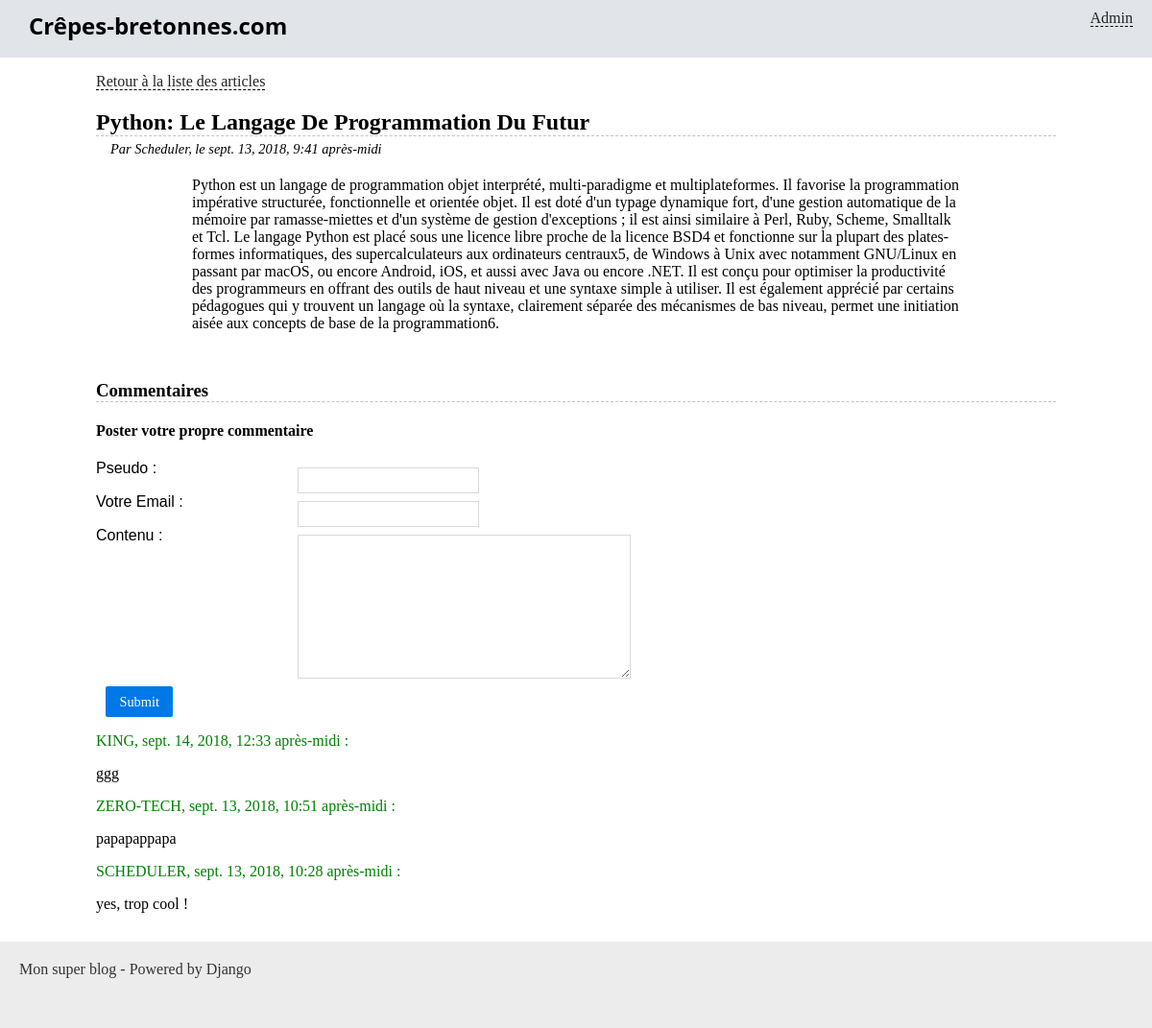
The page /blog/python-le-langage-de-programmation-du-futur on the database its author committed.
### blog/models.py (models this page shows, shortened)
class Article(models.Model):
    titre = models.CharField(max_length=100)
    slug = models.SlugField()
    auteur = models.CharField(max_length=42)
    contenu = models.TextField(null=True)
    date = models.DateTimeField(verbose_name="Date de parution",
                                auto_now_add=True, auto_now=False)
    is_visible = models.BooleanField(verbose_name="Article publié ?",
                                     default=False)
    categorie = models.ForeignKey('Categorie',on_delete=models.CASCADE)
    nbr_comment = models.IntegerField(default=0)
    class Meta:
        verbose_name = "< Article >"
        verbose_name_plural = "< Articles >"

class Comment(models.Model):
    pseudo = models.CharField(max_length=25)
    email = models.EmailField("Votre Email",null=True)
    contenu = models.TextField()
    date = models.DateTimeField(verbose_name="Date de commentaire",default=timezone.now)
    article = models.ForeignKey('Article',on_delete=models.CASCADE)
    class Meta:
        verbose_name = "< Commentaire >"
        verbose_name_plural = "< Commentaires >"

### blog/views.py (the view)
# urls.py: url(r'^(?P<slug>.+)$', views.lire_article, name='blog_lire'),
def lire_article(request, slug):
    article = get_object_or_404(Article, slug=slug)
    """ Recupération de tous les commentaires d'un article """
    commentaires = Comment.objects.filter(article=article).order_by('-date')
    form = CommentForm()
    return render(request, 'blog/lire_article.html',locals())

### blog/forms.py
class CommentForm(forms.ModelForm):
    class Meta:
        model = Comment
        fields = ('pseudo','email','contenu')

### blog/templates/blog/lire_article.html (shortened to what this page needs)
{% extends "blog/base.html" %}
{% block content %}
	<p>
		<a href="{% url 'accueil' %}">Retour à la liste des articles</a>
	</p>
	<h2 class="titre-article">{{ article.titre|title }}</h2>
	<p class="infos-article">Par {{ article.auteur }}, le {{ article.date }}</p>
	<div class="contenu-article">
		{{ article.contenu|safe }}
	</div>
	<h3 class="titre-comments">Commentaires</h3>
	<h4>Poster votre propre commentaire</h4>
	<form method="post" action="{% url 'creer_comment' id=article.id %}" class="pure-form">
    	{{ form.as_p }}
		<p style="text-align:center">
			<input class="pure-button pure-button-primary" type="submit" />
		</p>
	</form>
	<div class="commentaire">
		{% for comment in commentaires %}
			<p style="color:green">{{comment.pseudo|upper}}, {{comment.date}} :</p>
			<p >{{ comment.contenu|safe }}</p>
			{% empty %}
			<p>Aucun commentaire(s) pour cet article pour le moment !</p>
		{% endfor %}
	</div>
{% endblock %}

### blog/static/blog/styles.css (style rules this page uses)
* { box-sizing: border-box; }
body { margin: 0; padding: 0; }
a { color: #222; border-bottom: 1px dashed #000; text-decoration: none; }
form label { display: block; float: left; font-weight: lighter; width: 200px; text-align: justify; font-family: Arvo, Arial; }
form input, form select, form textarea { border: 1px solid #d9d9d9; color: #343434; float: left; margin: 8px 10px 0px 10px; padding: 5px; }
form textarea { height: 150px; }
form p { clear: both; }
.titre-article, .titre-comments { border-bottom: 1px dashed #c3c3c3; margin-bottom: 0; }
.infos-article { margin: 5px 0 0 15px; font-style: italic; font-size: 0.9em; }
.titre-comments { margin-top: 50px; }
.contenu-article { margin: 20px auto; width: 80%; }
input[type="submit"] { background-color: #0078E7; color: #FFF; font-family: Verdana; font-size: 0.9em; padding: 0.5em 1em; border: 0px none transparent; text-decoration: none; border-radius: 2px; display: inline-block; }

### rows shown on the page
Article: titre "Python: Le Langage De Programmation Du Futur", auteur "Scheduler", date "sept. 13, 2018, 9:41 après-midi", contenu "Python est un langage de programmation objet interprété, multi-paradigme et multiplateformes. Il favorise la programmation impérative structurée, fonctionnelle et orientée objet. Il est doté d'un typage dynamique fort, d'une gestion automatique de la mémoire par ramasse-miettes et d'un système de gestion d'exceptions ; il est ainsi similaire à Perl, Ruby, Scheme, Smalltalk et Tcl. Le langage Python est placé sous une licence libre proche de la licence BSD4 et fonctionne sur la plupart des plates-formes informatiques, des supercalculateurs aux ordinateurs centraux5, de Windows à Unix avec notamment GNU/Linux en passant par macOS, ou encore Android, iOS, et aussi avec Java ou encore .NET. Il…"
Comment: pseudo "KING", date "sept. 14, 2018, 12:33 après-midi", contenu "ggg"
Comment: pseudo "ZERO-TECH", date "sept. 13, 2018, 10:51 après-midi", contenu "papapappapa"
Comment: pseudo "SCHEDULER", date "sept. 13, 2018, 10:28 après-midi", contenu "yes, trop cool !"
